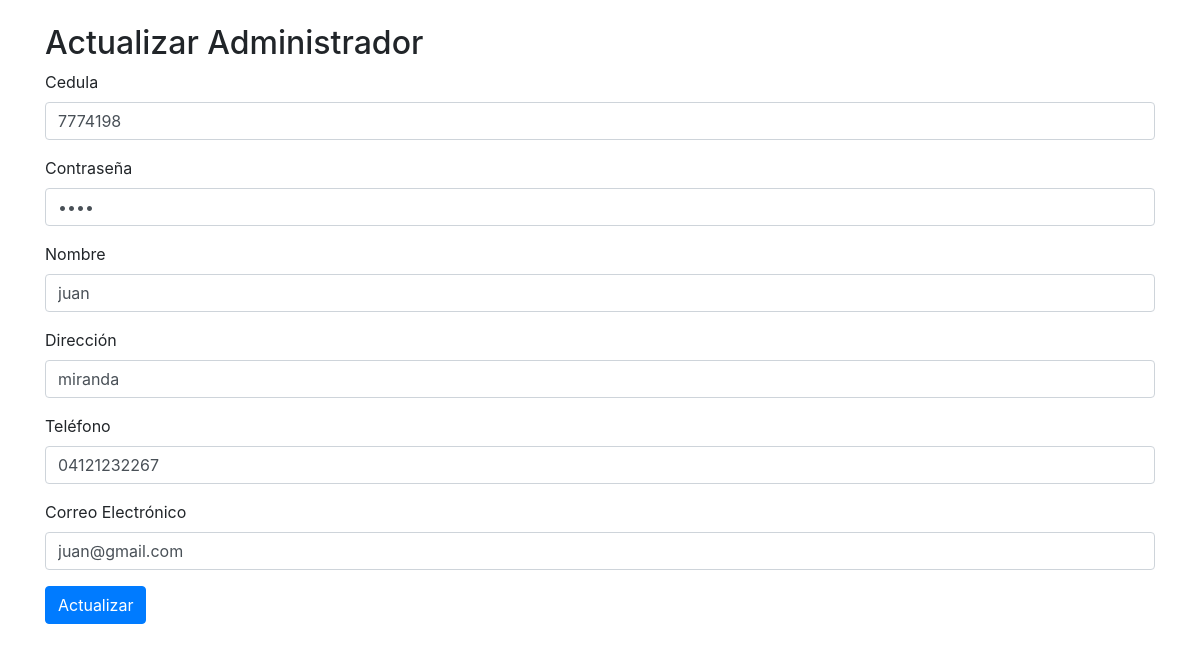
The app's page /actividad5/backend/actualizar_usuario.php?idusuario=7774198 with its own data.
### tables this page shows
CREATE TABLE `usuarios` (
  `idusuario` int(11) NOT NULL,
  `contrasena` varchar(35) NOT NULL,
  `nombre` varchar(100) DEFAULT NULL,
  `direccion` varchar(255) DEFAULT NULL,
  `telefono` varchar(20) DEFAULT NULL,
  `correo_electronico` varchar(100) DEFAULT NULL
);

### actividad5/backend/actualizar_usuario.php (the view, shortened to what this page needs)
<?php
$idusuario = $_GET['idusuario'];
$conn = mysqli_connect("localhost", "root", "", "inventario");
$sql = "SELECT * FROM usuarios WHERE idusuario = $idusuario";
$result = mysqli_query($conn, $sql);
while ($row = mysqli_fetch_array($result)) {?>
<!DOCTYPE html>
<html>
<head>
    <link rel="stylesheet" href="https://stackpath.bootstrapcdn.com/bootstrap/4.5.2/css/bootstrap.min.css">
</head>
<body>
    <div class="container mt-4">
        <h2>Actualizar Administrador</h2>
        <form method="POST">
        <div class="form-group">
                <label>Cedula</label>
                <input type="text" class="form-control" name="idusuario" value="<?php echo $row["idusuario"]; ?>">
            </div>
            <div class="form-group">
                <label>Contraseña</label>
                <input type="password" class="form-control" name="contrasena" value="<?php echo $row["contrasena"]; ?>">
            </div>
            <div class="form-group">
                <label>Nombre</label>
                <input type="text" class="form-control" name="nombre" value="<?php echo $row["nombre"]; ?>">
            </div>
            <div class="form-group">
                <label>Dirección</label>
                <input type="text" class="form-control" name="direccion" value="<?php echo $row["direccion"]; ?>">
            </div>
            <div class="form-group">
                <label>Teléfono</label>
                <input type="text" class="form-control" name="telefono" value="<?php echo $row["telefono"]; ?>">
            </div>
            <div class="form-group">
                <label>Correo Electrónico</label>
                <input type="text" class="form-control" name="correo_electronico" value="<?php echo $row["correo_electronico"]; ?>">
            </div>
            <button type="submit" class="btn btn-primary">Actualizar</button>
        </form>
    </div>
</body>
</html>
<?php
}
?>

### records on screen
usuarios: idusuario "7774198", nombre "juan", direccion "miranda", telefono "04121232267", correo_electronico "juan@gmail.com"
